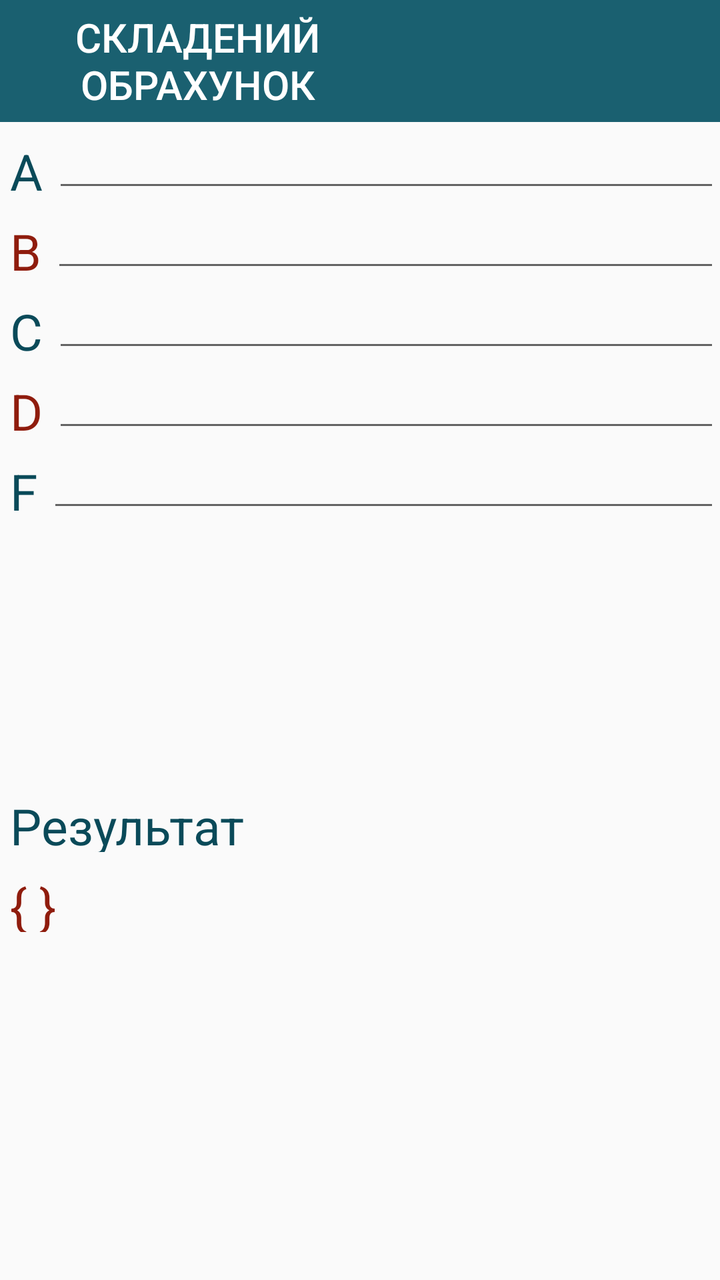
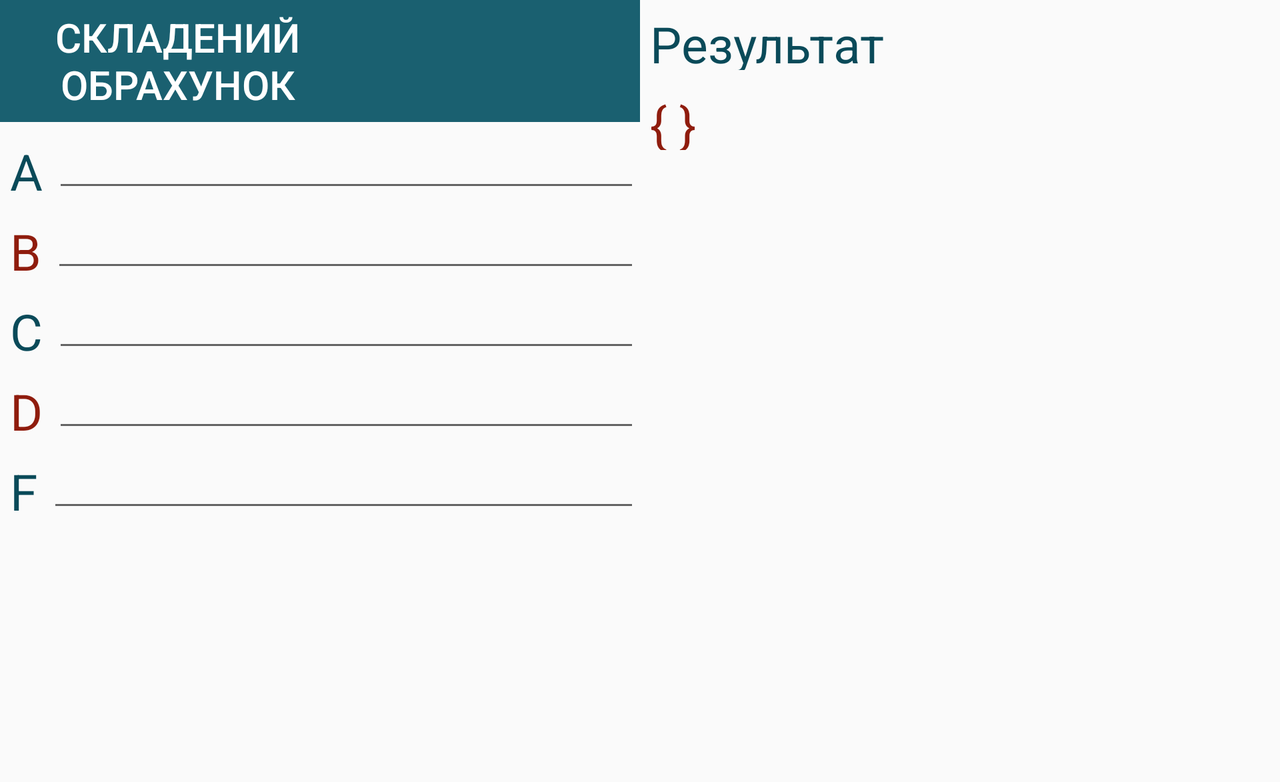

Compare how this app lays out the same screen by default and in its alternative resource folder. The renders come first, then the two layout files and the values they reference.
<!-- AndroidManifest.xml: application theme AppTheme -->
<!-- res/layout/main.xml -->
<?xml version="1.0" encoding="utf-8"?>
<ScrollView xmlns:android="http://schemas.android.com/apk/res/android"
    android:layout_width="match_parent" android:layout_height="match_parent">

    <LinearLayout
        android:orientation="vertical"
        android:layout_width="match_parent"
        android:layout_height="match_parent">

        <include
            android:layout_width="fill_parent"
            android:layout_height="wrap_content"
            layout="@layout/topswitcher_fragment" />

        <include
            android:layout_width="fill_parent"
            android:layout_height="wrap_content"
            layout="@layout/entersets_fragment" />

        <include
            android:layout_width="fill_parent"
            android:layout_height="wrap_content"
            layout="@layout/setsoperations_fragment"
            android:layout_gravity="center_horizontal" />

        <include
            android:layout_width="fill_parent"
            android:layout_height="wrap_content"
            layout="@layout/result_fragment"
            android:layout_gravity="center_horizontal" />
    </LinearLayout>
</ScrollView>
<!-- res/layout/topswitcher_fragment.xml (included above) -->
<?xml version="1.0" encoding="utf-8"?>
<LinearLayout xmlns:android="http://schemas.android.com/apk/res/android"
    android:orientation="horizontal" android:layout_width="match_parent"
    android:layout_height="match_parent">
    <Button
        android:layout_width="wrap_content"
        android:layout_height="match_parent"
        android:text="@string/complex_set"
        android:id="@+id/matrix_btn"
        style="@style/sc_button"
        android:layout_weight="1" />

    <Button
        android:layout_width="wrap_content"
        android:layout_height="match_parent"
        android:id="@+id/button2"
        style="@style/sc_button"
        android:layout_weight="1" />

</LinearLayout>
<!-- res/layout/entersets_fragment.xml (included above) -->
<?xml version="1.0" encoding="utf-8"?>
<LinearLayout xmlns:android="http://schemas.android.com/apk/res/android"
    android:orientation="vertical" android:layout_width="match_parent"
    android:layout_height="match_parent">
    <LinearLayout
        android:orientation="horizontal"
        android:layout_width="match_parent"
        android:layout_height="@dimen/sc_heigth"
        android:layout_gravity="center_horizontal">

        <TextView
            android:layout_width="wrap_content"
            android:layout_height="wrap_content"
            android:textAppearance="?android:attr/textAppearanceLarge"
            android:text="A"
            android:id="@+id/textView"
            style="@style/sc_text" />

        <EditText
            android:layout_width="wrap_content"
            android:layout_height="wrap_content"
            android:id="@+id/matrixA"
            android:layout_weight="1" />
    </LinearLayout>

    <LinearLayout
        android:orientation="horizontal"
        android:layout_width="match_parent"
        android:layout_height="@dimen/sc_heigth"
        android:layout_gravity="center_horizontal">

        <TextView
            style="@style/sc_inverce_text"
            android:layout_width="wrap_content"
            android:layout_height="wrap_content"
            android:textAppearance="?android:attr/textAppearanceLarge"
            android:text="B"
            android:id="@+id/textView2" />

        <EditText
            android:layout_width="wrap_content"
            android:layout_height="wrap_content"
            android:id="@+id/matrixB"
            android:layout_weight="1" />
    </LinearLayout>

    <LinearLayout
        android:orientation="horizontal"
        android:layout_width="match_parent"
        android:layout_height="@dimen/sc_heigth"
        android:layout_gravity="center_horizontal">

        <TextView
            style="@style/sc_text"
            android:layout_width="wrap_content"
            android:layout_height="wrap_content"
            android:textAppearance="?android:attr/textAppearanceLarge"
            android:text="C"
            android:id="@+id/textView3" />

        <EditText
            android:layout_width="wrap_content"
            android:layout_height="wrap_content"
            android:id="@+id/matrixC"
            android:layout_weight="1" />

    </LinearLayout>

    <LinearLayout
        android:orientation="horizontal"
        android:layout_width="match_parent"
        android:layout_height="@dimen/sc_heigth"
        android:layout_gravity="center_horizontal">

        <TextView
            style="@style/sc_inverce_text"
            android:layout_width="wrap_content"
            android:layout_height="wrap_content"
            android:textAppearance="?android:attr/textAppearanceLarge"
            android:text="D"
            android:id="@+id/textView4" />

        <EditText
            android:layout_width="wrap_content"
            android:layout_height="wrap_content"
            android:id="@+id/matrixD"
            android:layout_weight="1" />
    </LinearLayout>

    <LinearLayout
        android:orientation="horizontal"
        android:layout_width="match_parent"
        android:layout_height="@dimen/sc_heigth"
        android:layout_gravity="center_horizontal">

        <TextView
            style="@style/sc_text"
            android:layout_width="wrap_content"
            android:layout_height="wrap_content"
            android:textAppearance="?android:attr/textAppearanceLarge"
            android:text="F"
            android:id="@+id/textView5" />

        <EditText
            android:layout_width="wrap_content"
            android:layout_height="wrap_content"
            android:id="@+id/matrixF"
            android:layout_weight="1" />
    </LinearLayout>


</LinearLayout>
<!-- res/layout/setsoperations_fragment.xml (included above) -->
<?xml version="1.0" encoding="utf-8"?>
<LinearLayout xmlns:android="http://schemas.android.com/apk/res/android"
    android:orientation="vertical" android:layout_width="match_parent"
    android:layout_height="match_parent"
    android:id="@+id/operations">
    <LinearLayout
        android:orientation="horizontal"
        android:layout_width="match_parent"
        android:elevation="10dp"
        android:layout_height="@dimen/sc_heigth">

        <Button
            android:layout_width="wrap_content"
            android:layout_height="@dimen/sc_heigth"
            android:text="A"
            android:id="@+id/FA"
            style="@style/sc_button"
            android:layout_weight="1"
            android:visibility="gone" />

        <Button
            style="@style/sc_button"
            android:layout_width="wrap_content"
            android:layout_height="wrap_content"
            android:text="B"
            android:id="@+id/FB"
            android:layout_weight="1"
            android:visibility="gone" />

        <Button
            style="@style/sc_button"
            android:layout_width="wrap_content"
            android:layout_height="wrap_content"
            android:text="C"
            android:id="@+id/FC"
            android:layout_weight="1"
            android:visibility="gone" />

        <Button
            style="@style/sc_button"
            android:layout_width="wrap_content"
            android:layout_height="wrap_content"
            android:text="D"
            android:id="@+id/FD"
            android:layout_weight="1"
            android:visibility="gone" />

        <Button
            style="@style/sc_button"
            android:layout_width="wrap_content"
            android:layout_height="wrap_content"
            android:text="F"
            android:id="@+id/FF"
            android:layout_weight="1"
            android:visibility="gone" />
    </LinearLayout>

    <LinearLayout
        android:layout_marginTop="@dimen/sc_top_margin"
        android:orientation="horizontal"
        android:elevation="10dp"
        android:layout_width="match_parent"
        android:layout_height="@dimen/sc_heigth">

        <Button
            android:layout_width="wrap_content"
            android:layout_height="wrap_content"
            android:text="+"

            android:id="@+id/plus"
            style="@style/sc_button"
            android:layout_weight="1"
            android:visibility="gone" />

        <Button
            style="@style/sc_button"
            android:layout_width="wrap_content"
            android:layout_height="wrap_content"
            android:text="*"
            android:id="@+id/multi"
            android:layout_weight="1"
            android:visibility="gone" />

        <Button
            style="@style/sc_button"
            android:layout_width="wrap_content"
            android:layout_height="wrap_content"
            android:text="/"
            android:id="@+id/minus"
            android:layout_weight="1"
            android:visibility="gone" />
    </LinearLayout>

    <LinearLayout
        android:layout_marginTop="@dimen/sc_top_margin"
        android:orientation="horizontal"
        android:elevation="10dp"
        android:layout_width="match_parent"
        android:layout_height="@dimen/sc_heigth">

        <Button
            style="@style/sc_button"
            android:layout_width="wrap_content"
            android:layout_height="wrap_content"
            android:text="A"
            android:id="@+id/SA"
            android:layout_weight="1"
            android:visibility="gone" />

        <Button
            style="@style/sc_button"
            android:layout_width="wrap_content"
            android:layout_height="wrap_content"
            android:text="B"
            android:id="@+id/SB"
            android:layout_weight="1"
            android:visibility="gone" />

        <Button
            style="@style/sc_button"
            android:layout_width="wrap_content"
            android:layout_height="wrap_content"
            android:text="C"
            android:id="@+id/SC"
            android:layout_weight="1"
            android:visibility="gone" />

        <Button
            style="@style/sc_button"
            android:layout_width="wrap_content"
            android:layout_height="wrap_content"
            android:text="D"
            android:id="@+id/SD"
            android:layout_weight="1"
            android:visibility="gone" />

        <Button
            style="@style/sc_button"
            android:layout_width="wrap_content"
            android:layout_height="wrap_content"
            android:text="F"
            android:id="@+id/SF"
            android:layout_weight="1"
            android:visibility="gone" />
    </LinearLayout>


</LinearLayout>
<!-- res/layout/result_fragment.xml (included above) -->
<?xml version="1.0" encoding="utf-8"?>
<LinearLayout xmlns:android="http://schemas.android.com/apk/res/android"
    android:orientation="vertical" android:layout_width="match_parent"
    android:layout_height="match_parent">
    <LinearLayout
        android:orientation="horizontal"
        android:layout_width="match_parent"
        android:layout_height="@dimen/sc_heigth" >

        <TextView
            android:layout_width="match_parent"
            android:layout_height="match_parent"
            android:textAppearance="?android:attr/textAppearanceLarge"
            android:text="@string/result"
            android:id="@+id/textView6"
            style="@style/sc_text" />
    </LinearLayout>

    <LinearLayout
        android:orientation="horizontal"
        android:layout_width="match_parent"
        android:layout_height="@dimen/sc_heigth">

        <TextView
            android:layout_width="match_parent"
            android:layout_height="wrap_content"
            android:textAppearance="?android:attr/textAppearanceLarge"
            android:text="{ }"
            android:id="@+id/result"
            style="@style/sc_inverce_text" />
    </LinearLayout>


</LinearLayout>
<!-- resources referenced by this layout -->
<resources>
  <dimen name="sc_heigth">40dp</dimen>
  <dimen name="sc_top_margin">5dp</dimen>
  <string name="complex_set">Складений\nобрахунок</string>
  <string name="result">Результат</string>
  <style name="sc_button">
          <item name="android:background">@color/primary</item>
          <item name="android:textColor">#fff</item>
          <item name="android:textSize">20sp</item>
      </style>
  <style name="sc_inverce_text">
          <item name="android:textSize">25sp</item>
          <item name="android:textColor">@color/dark_accent</item>
          <item name="android:layout_margin">5dp</item>
      </style>
  <style name="sc_text">
          <item name="android:textSize">25sp</item>
          <item name="android:textColor">@color/dark_primary</item>
          <item name="android:layout_margin">5dp</item>
      </style>
  <style name="AppTheme" parent="Theme.AppCompat.Light.DarkActionBar">
          
      </style>
  <color name="primary">#1A6070</color>
  <color name="dark_accent">#8F1C0D</color>
  <color name="dark_primary">#0A4A59</color>
</resources>
<!-- res/layout-land/main.xml (the repository's variant of the layout above) -->
<!-- drawn on the phone turned sideways -->
<?xml version="1.0" encoding="utf-8"?>
<ScrollView xmlns:android="http://schemas.android.com/apk/res/android"
    android:layout_width="match_parent" android:layout_height="match_parent">

    <LinearLayout
        android:orientation="horizontal"
        android:layout_width="match_parent"
        android:layout_height="match_parent">

        <LinearLayout
            android:orientation="vertical"
            android:layout_width="match_parent"
            android:layout_height="match_parent"
            android:layout_weight="1">

            <include
                android:layout_width="fill_parent"
                android:layout_height="wrap_content"
                layout="@layout/topswitcher_fragment"
                android:layout_gravity="center_horizontal" />

            <include
                android:layout_width="fill_parent"
                android:layout_height="wrap_content"
                layout="@layout/entersets_fragment"
                android:layout_gravity="center_horizontal" />

            <include
                android:layout_width="fill_parent"
                android:layout_height="wrap_content"
                layout="@layout/setsoperations_fragment"
                android:layout_gravity="center_horizontal" />
        </LinearLayout>

        <LinearLayout
            android:orientation="vertical"
            android:layout_width="match_parent"
            android:layout_height="match_parent"
            android:layout_weight="1">

            <ScrollView
                android:layout_width="fill_parent"
                android:layout_height="match_parent"
                android:id="@+id/scrollView"
                android:layout_gravity="center_horizontal" >

                <include
                    android:layout_width="wrap_content"
                    android:layout_height="wrap_content"
                    layout="@layout/result_fragment" />
            </ScrollView>
        </LinearLayout>
    </LinearLayout>
</ScrollView>
